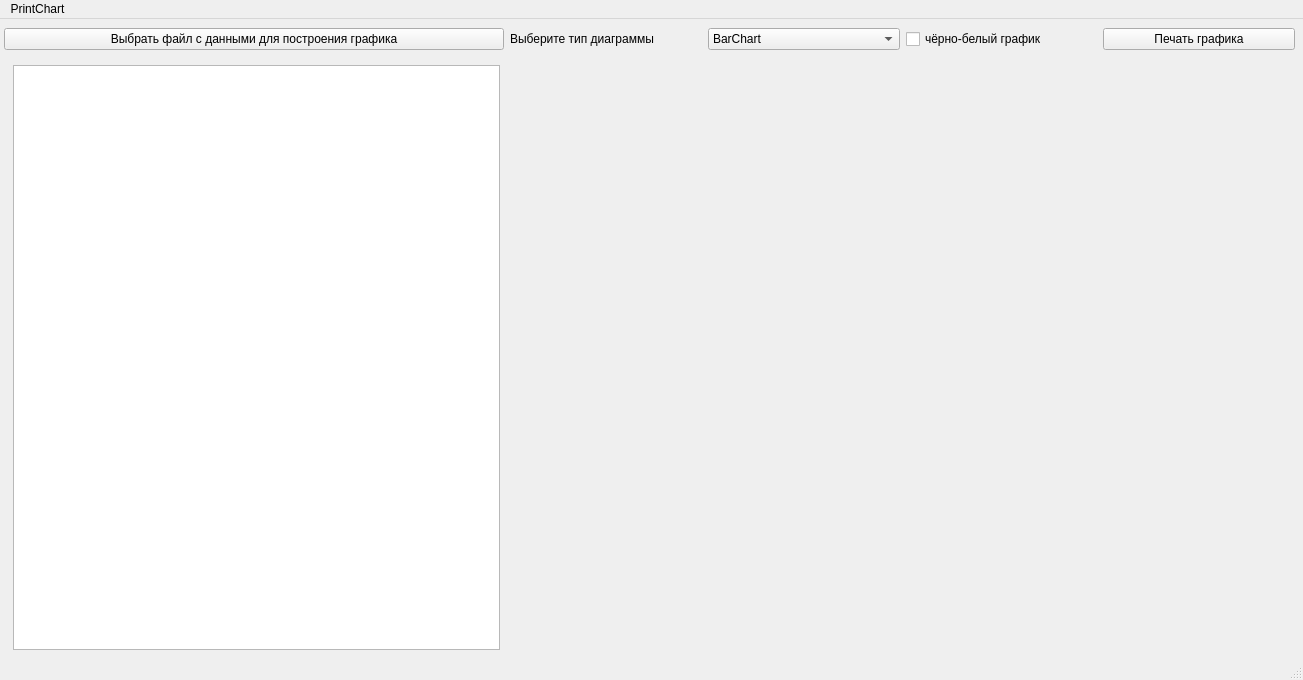
<?xml version="1.0" encoding="UTF-8"?>
<ui version="4.0">
 <class>MainWindow</class>
 <widget class="QMainWindow" name="MainWindow">
  <property name="geometry">
   <rect>
    <x>0</x>
    <y>0</y>
    <width>1303</width>
    <height>680</height>
   </rect>
  </property>
  <property name="minimumSize">
   <size>
    <width>30</width>
    <height>0</height>
   </size>
  </property>
  <property name="windowTitle">
   <string>MainWindow</string>
  </property>
  <widget class="QWidget" name="centralwidget">
   <widget class="QWidget" name="verticalLayoutWidget">
    <property name="geometry">
     <rect>
      <x>4</x>
      <y>9</y>
      <width>1291</width>
      <height>631</height>
     </rect>
    </property>
    <layout class="QVBoxLayout" name="verticalLayout_5">
     <item>
      <layout class="QHBoxLayout" name="horizontalLayout_5">
       <item>
        <widget class="QPushButton" name="pushButton_2">
         <property name="minimumSize">
          <size>
           <width>500</width>
           <height>0</height>
          </size>
         </property>
         <property name="text">
          <string>Выбрать файл с данными для построения графика</string>
         </property>
        </widget>
       </item>
       <item>
        <widget class="QLabel" name="label">
         <property name="minimumSize">
          <size>
           <width>100</width>
           <height>0</height>
          </size>
         </property>
         <property name="text">
          <string>Выберите тип диаграммы</string>
         </property>
        </widget>
       </item>
       <item>
        <widget class="QComboBox" name="comboBox">
         <item>
          <property name="text">
           <string>BarChart</string>
          </property>
         </item>
         <item>
          <property name="text">
           <string>PieChart</string>
          </property>
         </item>
        </widget>
       </item>
       <item>
        <widget class="QCheckBox" name="checkBox">
         <property name="text">
          <string>чёрно-белый график</string>
         </property>
        </widget>
       </item>
       <item>
        <widget class="QPushButton" name="pushButton">
         <property name="text">
          <string>Печать графика</string>
         </property>
        </widget>
       </item>
      </layout>
     </item>
     <item>
      <widget class="QFrame" name="horizontalFrame_2">
       <layout class="QHBoxLayout" name="horizontalLayout_8">
        <item>
         <layout class="QHBoxLayout" name="horizontalLayout_9">
          <item>
           <layout class="QHBoxLayout" name="horizontalLayout_10">
            <item>
             <widget class="QTableWidget" name="tableWidget"/>
            </item>
            <item>
             <widget class="QFrame" name="horizontalFrame_4">
              <property name="minimumSize">
               <size>
                <width>780</width>
                <height>500</height>
               </size>
              </property>
              <layout class="QHBoxLayout" name="horizontalLayout_11"/>
             </widget>
            </item>
           </layout>
          </item>
         </layout>
        </item>
       </layout>
      </widget>
     </item>
    </layout>
   </widget>
  </widget>
  <widget class="QMenuBar" name="menubar">
   <property name="geometry">
    <rect>
     <x>0</x>
     <y>0</y>
     <width>1303</width>
     <height>21</height>
    </rect>
   </property>
   <widget class="QMenu" name="menuPrintChart">
    <property name="title">
     <string>PrintChart</string>
    </property>
   </widget>
   <addaction name="menuPrintChart"/>
  </widget>
  <widget class="QStatusBar" name="statusbar"/>
 </widget>
 <resources/>
 <connections/>
</ui>
